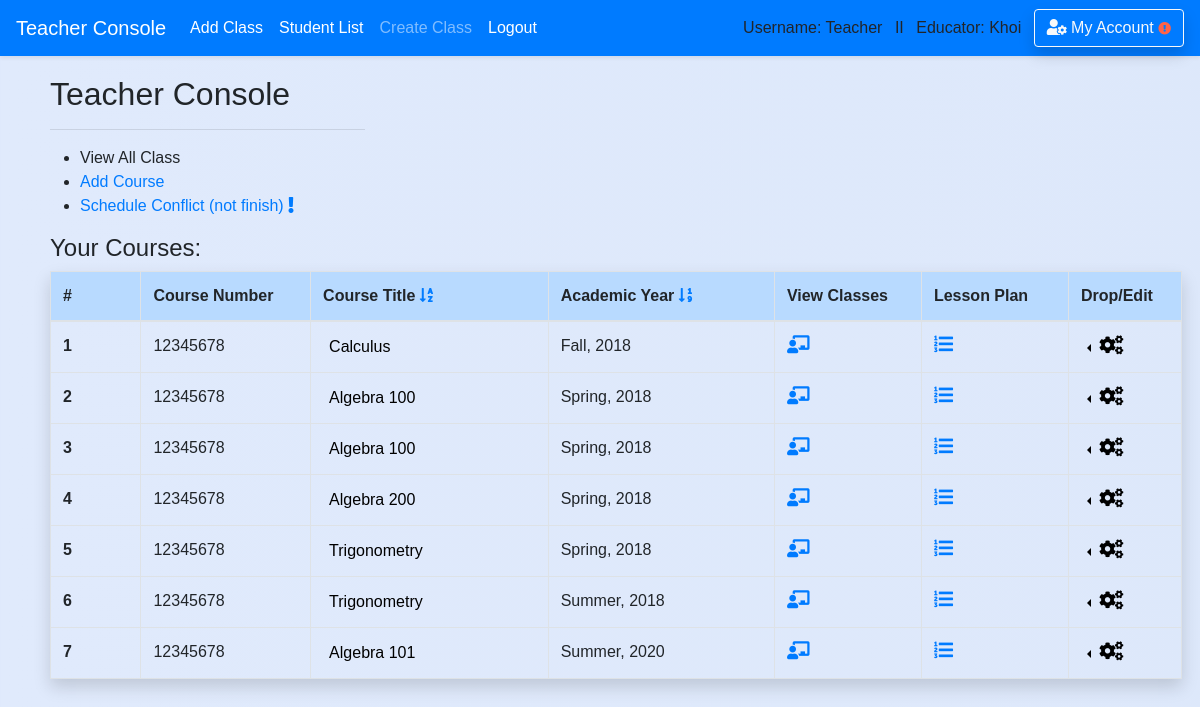
The app's page /teacher (signed in), older data.
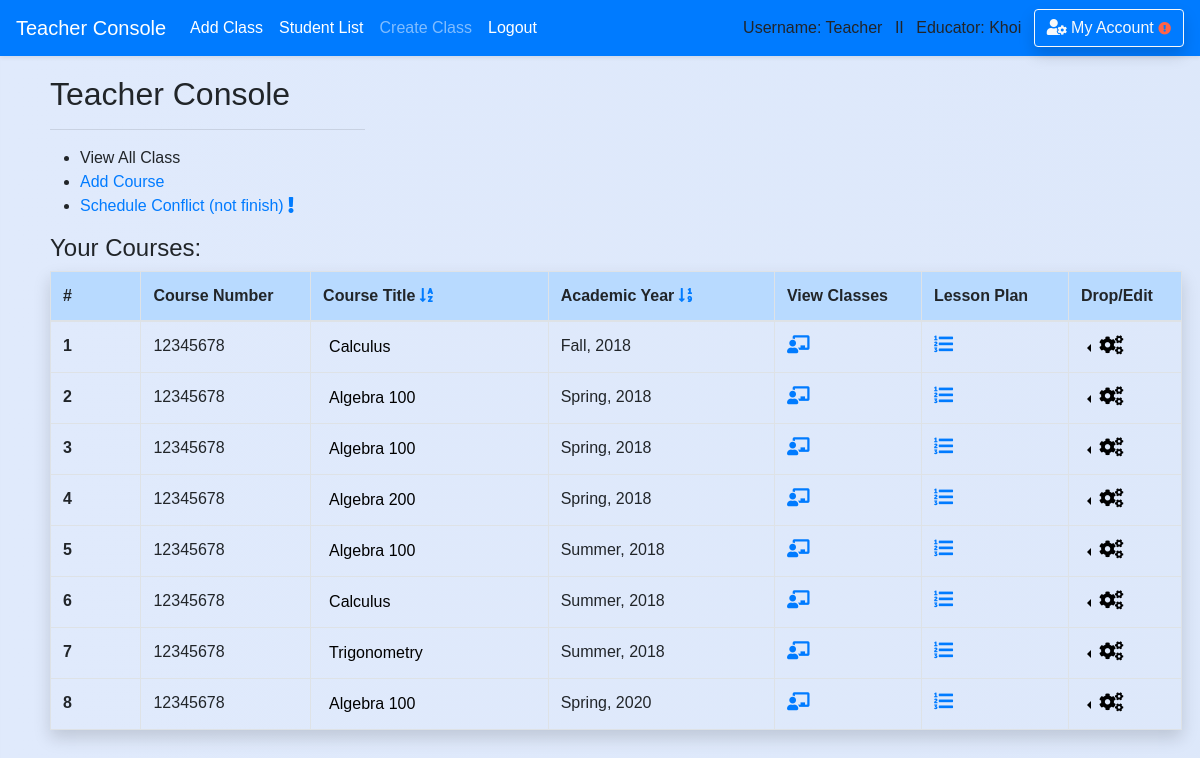
The same page, newer data.
### school_app/models.py (models this page shows)
class Course(models.Model):
    course_number = models.CharField(max_length=20,default='12345678')
    abbreviated_title = models.CharField(max_length=150,default='')
    course_title = models.CharField(max_length=250,default='') #,unique=True)
    maximum_credit = models.CharField(max_length=10,default='')
    semester = models.CharField(max_length=50,default='')
    year = models.CharField(max_length=4,default='')
    teacher_name = models.CharField(max_length=50,default='')
    description = models.CharField(max_length=450,default='')
    is_archive = models.BooleanField(default=False)
    department = models.ForeignKey('Department',blank=True, null=True, on_delete = models.SET_NULL, related_name='belong_in_department')
    teacher = models.ForeignKey('Teacher',blank=True, null=True, on_delete = models.SET_NULL, related_name='course_by_teacher')
    create_date = models.DateField(auto_now_add=True , blank=True,null=True,)

### school_app/views_logged.py (the view)
# urls.py: path('teacher',views_logged.teacher, name='teacher'),
def teacher(request,sort=None):
    if is_login(request) == False: # Check for login/ add message 'please login'
        return redirect('/login')
    if is_teacher(request) == False:
        return redirect('/')
    course_sorted = sorted(request.user.teacher.course_by_teacher.filter(is_archive=False),key=attrgetter('year','semester','course_title',))
    classroom = Classroom.objects.filter(course__in=course_sorted).exclude(time__isnull=True)
    time=[]
    time_conflict=[]
    schedule_conflict=[]
    first_room_added=[]
    for room in classroom:
        if room.time not in time:
            time.append(room.time)
            first_room_added.append(room)
        else:
            time_conflict.append(room)
    for room in first_room_added:
        for room2 in time_conflict:
            if room.time == room2.time and room.semester == room2.semester and room.year==room2.year:
                time_conflict.append(room)
                break
    for room in time_conflict:
        count = 0
        for room2 in time_conflict:
            if room.time == room2.time and room.semester == room2.semester and room.year == room2.year:
                count += 1
        if count >=2:
            schedule_conflict.append(room)
    sorted_schedule_conflict = sorted(schedule_conflict,key=attrgetter('year','semester','course_title',))
    if sort ==1:# Below return a sorted list
        course_sorted = sorted(request.user.teacher.course_by_teacher.all(),key=attrgetter('year','semester'))
        return render(request,'teacher/teacher_homepage.html',{'course_sorted':course_sorted,'schedule_conflict':schedule_conflict})
    return render(request,'teacher/teacher_homepage.html',{'course_sorted':course_sorted,'schedule_conflict':schedule_conflict})

### school_app/views_functions.py (called while the page is built)
def is_login(request):
    if not request.user.is_authenticated:
        messages.warning(request, "Please Login or Create an Account.")
        return False
    return True

def is_teacher(request):
    if request.user.profile.is_teacher == False:
        messages.warning(request, "You don't have Instructor's Privilege!")
        return False
    return True

### school_app/templates/teacher/teacher_homepage.html (shortened to what this page needs)
{% extends 'base.html' %}
{% block content %}
<div class='content '>
        <h2 style='padding-left: 0px'>Teacher Console</h2>
        <hr style="text-align:left;margin-left:0;width:315px;height:0px;padding: 0px"/>
        <div class='row mr-2'>
          <div class='col-md-6'>
            <ul>
              <li>View All Class</li>
              <li><a href='/teacher/add_course'>Add Course</a></li>
            {% if schedule_conflict %}
              <li><a href='{% url "schedule_conflict" %}'>Schedule Conflict (not finish) <i class="fas fa-exclamation text-red"></i></a></li>
            {% endif %}
            </ul>
          </div>
          <div class='col-md-6'>
          </div>
        </div>
        {% if request.user.teacher.course_by_teacher.all.count > 0 %}
          <h4>Your Courses:</h4>
          <div class="mr-2">
          <table class=" table  table-hover table-bordered shadow">
            <thead class='table-primary'>
            <tr>
              <th scope="col" style="width: 8%">#</th>
              <th scope="col" style="width: 15%">Course Number</th>
              <th scope="col">Course Title
                <a href='{% url "teacher" %}'><i class="fas fa-sort-alpha-down"></i></a></a>
              </th>
              <th scope="col" style="width: 20%">Academic Year
                <a href='{% url "teacher_sort" sort=1 %}'><i class="fas fa-sort-numeric-down"></i></a></a>
              </th>
              <th scope="col" style="width: 13%">View Classes</th>
              <th scope="col" style="width: 13%">Lesson Plan</th>
              <th scope="col" style="width: 10%">Drop/Edit</th>
            </tr>
            </thead>
            <tbody>
        {% for course in course_sorted %}
            <tr>
              <th scope="row">{{ forloop.counter }}</th>
              <td>{{ course.course_number }}</td>
              <td>
                <div class="dropright">
                <button style='border:none; background:none;cursor:pointer; cursor:hand;outline:none' type="button" id="" data-toggle="dropdown" aria-haspopup="true" aria-expanded="false">
                  {{ course.course_title }}
                </button>
                </div>
              </td>
              <td>{{ course.semester }}, {{ course.year }}</td>
              <td>
                <a href='{% url "classroom_view" course_id=course.id %}'><i class="fas fa-chalkboard-teacher"style='font-size:18px'></i></a></a>
              </td>
              <td>
                <a href='{% url "view_lesson_plan" course_id=course.id %}'><i class="fas fa-list-ol" style='font-size:19px'></i></a>
              </td>
              <td>
                <div class="dropleft">
                <button class='dropdown-toggle' style='border:none; background:none;cursor:pointer; cursor:hand;outline:none' type="button" id="" data-toggle="dropdown" aria-haspopup="true" aria-expanded="false">
                  <i class="fas fa-cogs " style='font-size:19px'></i>
                </button>
              </div>
              </td>
            </tr>
        {% endfor %}
            </tbody>
          </table>
          </div>
        {% endif %}
<br>
</div>
{% endblock %}

### school_app/templates/base.html (shortened to what this page needs)
<!doctype html>
<html>
    <head>
{% load static %}
        <link rel="stylesheet" type="text/css" href="{% static 'school_app/style.css' %}" />
        <link rel="stylesheet" href="https://stackpath.bootstrapcdn.com/bootstrap/4.1.0/css/bootstrap.min.css">
        <link rel="stylesheet" href="https://use.fontawesome.com/releases/v5.0.13/css/all.css">
    </head>
{% if request.user.profile.is_teacher %}
  <body class='body-teacher'>
{% else %}
  <body>
{% endif %}<header>
<nav class="navbar navbar-expand-lg navbar-dark bg-primary shadow-sm fixed-top">
    <a class="navbar-brand" href="/teacher">Teacher Console</a>
    <div class="navbar-collapse collapse show" id="navbarColor02" style="">
      <ul class="navbar-nav mr-auto">
        <li class="nav-item active">
          <a class="nav-link" href="/teacher/add_class">Add Class<span class="sr-only">(current)</span></a>
        </li>
        <li class="nav-item active">
          <a class="nav-link" href="/teacher/student_list">Student List<span class="sr-only">(current)</span></a>
        </li>
        <li class="nav-item">
          <a class="nav-link" href="/teacher/add_class">Create Class</a>
        </li>
        <li class="nav-item active">
          <a class="nav-link" href="{% url 'logout' %}">Logout</a>
        </li>
      </ul>
      {% if request.user.username %}
          Username: {{ request.user.username }} &ensp;II&ensp;
      {% endif %}
      {% if request.user.profile.is_teacher %}
          Educator: {{request.user.first_name}} &ensp;
      {% endif %}
      <a href='/account_management/' class='btn btn-outline-light shadow'>
         <i class="fas fa-user-cog"></i> My Account
      {% if user.profile.home_address == '' or user.profile.phone_number == '' or user.profile.emergency_contact == '' or user.email == '' or user.profile.birth_date == '' %}
        <i class="fas fa-exclamation-circle small" style='color:tomato'></i>
      {% endif %}
      </a>
    </div>
  </nav>
    </header>
    <div class='' style='padding-top:45px'>
    {% block content %}
    {% endblock %}
    </div>
</body>
</html>

### school_app/static/school_app/style.css (style rules this page uses)
.body-teacher { font-family:sans-serif; background: linear-gradient(to right, #e0eafc, #cfdef3); background-size: 600% 100%; }
.content { padding-top: 30px; padding-left:50px; padding-right:10px; }

### school_app/templates/base.html (style rules this page uses)
form,h1,ul { padding-left: 30px; padding-right:20px; }

Row changes from the older to the newer data that the page shows:
removed Course: course_number "12345678", course_title "Trigonometry", semester "Spring", year "2018"
removed Course: course_number "12345678", course_title "Algebra 101", semester "Summer", year "2020"
added Course: course_number "12345678", course_title "Algebra 100", semester "Summer", year "2018"
added Course: course_number "12345678", course_title "Calculus", semester "Summer", year "2018"
added Course: course_number "12345678", course_title "Algebra 100", semester "Spring", year "2020"
